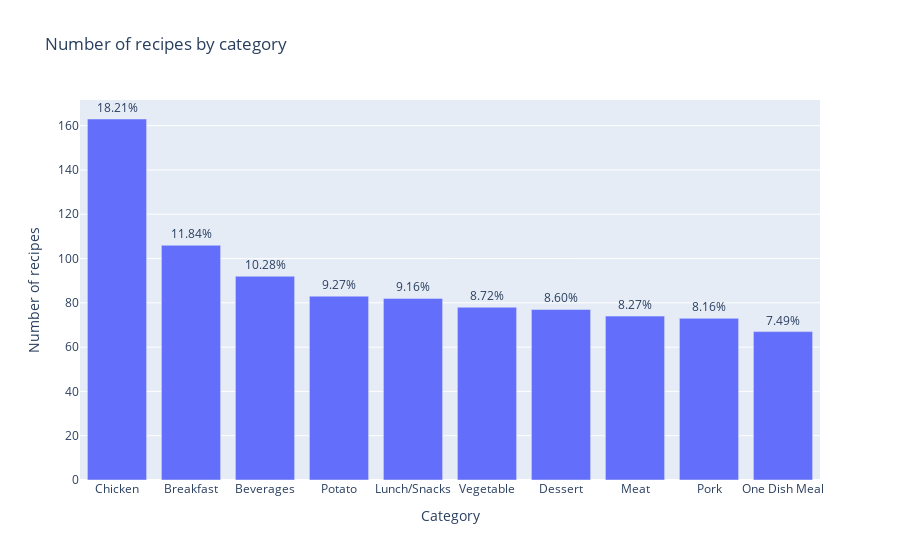

Notebook code cell kept with this figure:
### Markdown cell above
The histograms' `right-skewed` nature indicates that the majority of recipes tend to have lower values for the nutritional features, with a sharp drop-off and a long tail of recipes that have higher values. Taking calories as an example, most recipes have a lower number of calories, indicating that they are generally on the healthier side with fewer calories. However, there are relatively fewer recipes that have very high calorie counts, possibly representing indulgent or more energy-dense dishes. The skewness suggests that the dataset is likely to have a wide range of recipes, with a few outliers having notably higher nutritional values compared to the rest of the recipes, which could be particularly rich or calorie-dense dishes.

### Code cell
import plotly.express as px

# Creating a new DataFrame that summarizes the counts and proportions of recipes for each category
temp = df['category'].value_counts()
temp = pd.DataFrame(temp).reset_index()
temp.columns = ['category', 'num']
temp['prop'] = round(temp['num'] / df.shape[0] * 100, 2)

# Plotting the bar plot using Plotly with the custom color palette
fig = px.bar(temp, x='category', y='num', text='prop', title='Number of recipes by category')
fig.update_traces(texttemplate='%{text:.2f}%', textposition='outside')
fig.update_layout(xaxis_title='Category', yaxis_title='Number of recipes')
fig.show()

### Figure 1 — Plotly figure (JSON) as saved in the notebook; plotly's stock layout.template omitted (floating-point values rounded to 4 significant figures)
{"data": [{"alignmentgroup": "True", "hovertemplate": "category=%{x}<br>num=%{y}<br>prop=%{text}<extra></extra>", "legendgroup": "", "marker": {"color": "#636efa", "pattern": {"shape": ""}}, "name": "", "offsetgroup": "", "orientation": "v", "showlegend": false, "text": [18.21, 11.84, 10.28, 9.27, 9.16, 8.72, 8.6, 8.27, 8.16, 7.49], "textposition": "outside", "x": ["Chicken", "Breakfast", "Beverages", "Potato", "Lunch/Snacks", "Vegetable", "Dessert", "Meat", "Pork", "One Dish Meal"], "xaxis": "x", "y": [163, 106, 92, 83, 82, 78, 77, 74, 73, 67], "yaxis": "y", "type": "bar", "texttemplate": "%{text:.2f}%"}], "layout": {"xaxis": {"anchor": "y", "domain": [0, 1], "title": {"text": "Category"}}, "yaxis": {"anchor": "x", "domain": [0, 1], "title": {"text": "Number of recipes"}}, "legend": {"tracegroupgap": 0}, "title": {"text": "Number of recipes by category"}, "barmode": "relative"}}
